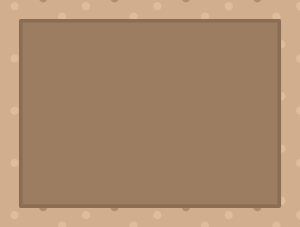
#> input picture assets/rooms/empty.png, 300 x 227 px, found by its file name
$ python scaler.py
#> lines starting #> are read from the running program, lines starting #| are printed output that depends on the picture
from PIL import Image

im = Image.open("assets\\rooms\\empty.png")
#> im is the input picture: PIL image 300x227 RGBA; mean R, G, B, A 170.2, 137.8, 109.5, 255

scale = 240/300

im.resize((round(im.width * scale), round(im.height * scale))).save("assets\\rooms\\empty_scaled.png")
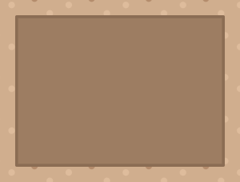
#> saved as empty_scaled.png: PIL image 240x182 RGBA; mean R, G, B, A 170.2, 137.8, 109.5, 255
